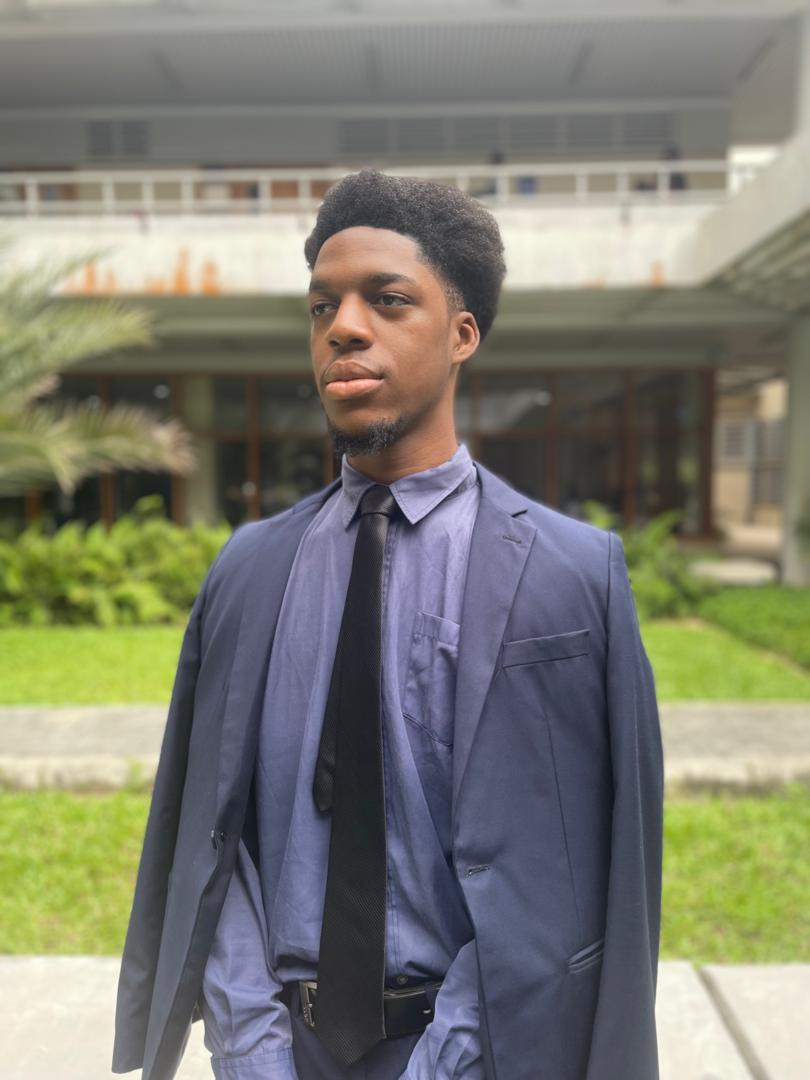
#> input picture Week_4/img/Clement.jpg, 810 x 1080 px
$ jupyter execute practice-5.ipynb
#> lines starting #> are read from the running program, lines starting #| are printed output that depends on the picture; after the words box and inside, x2 and y2 are one past the last pixel; in counts of white or black regions, pixels touching at a corner belong together
[cell 1]
import cv2
import numpy as np

[cell 2]
#Load the image
image = cv2.imread('img/Clement.jpg', cv2.IMREAD_GRAYSCALE)
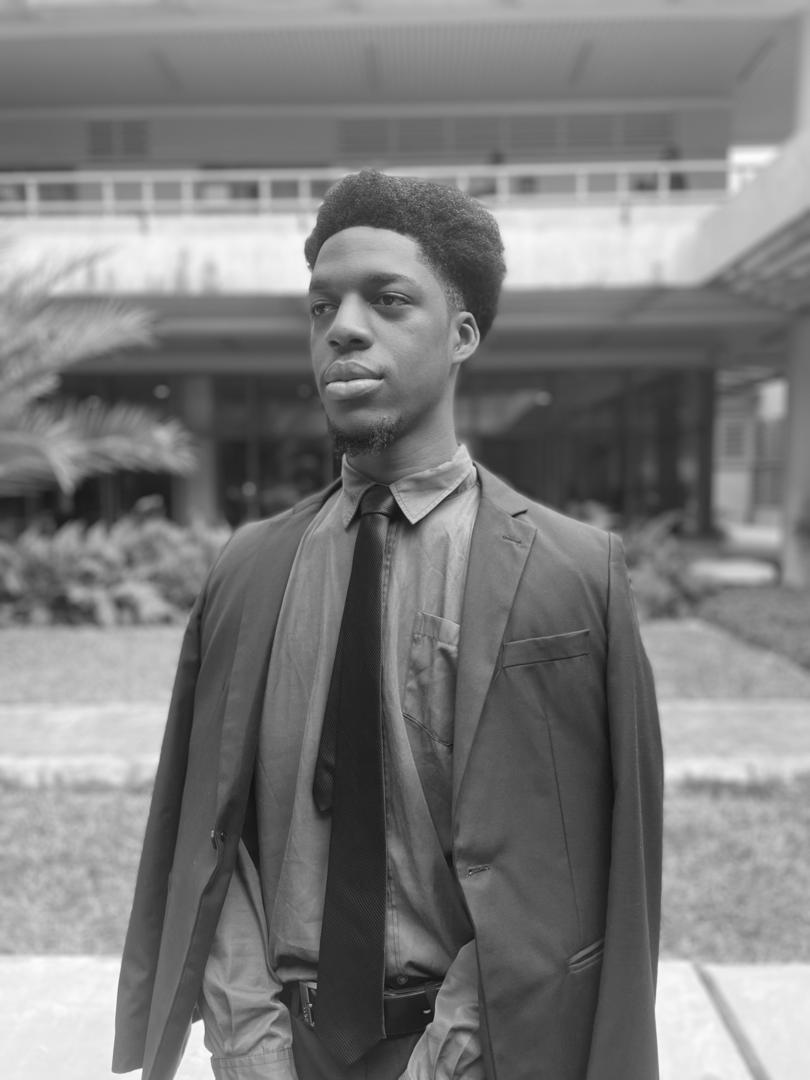
#> image: shape (1080, 810); min 13, max 255, mean 123.9

#Resize Images
image = cv2.resize(image, (400, 400))
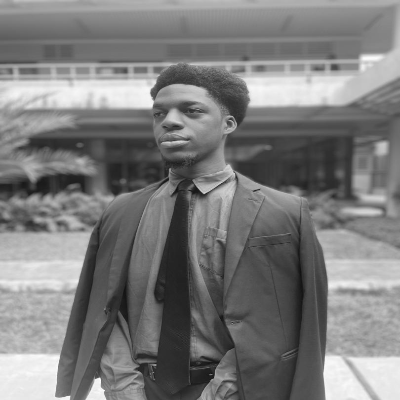
#> image: shape (400, 400); min 17, max 253, mean 123.8

#Apply Canny Edge detection
edges = cv2.Canny(image, 100, 200) #Adjust the threshold as needed
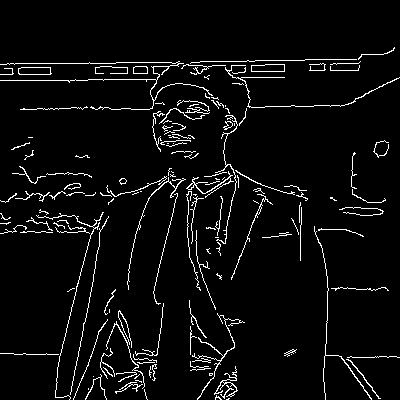
#> edges: shape (400, 400); 4.7% white in thin lines or dots, all inside (x1, y1, x2, y2) = (0, 47, 400, 400)

#Display the original image and the Prewitt Edges
cv2.imshow('Original', image)
cv2.imshow('Edges', edges)

#Wait for a key press and then close all windows
cv2.waitKey(0)
cv2.destroyAllWindows()

$ run again, with Week_4/img/Abdullah.jpg copied over Week_4/img/Clement.jpg
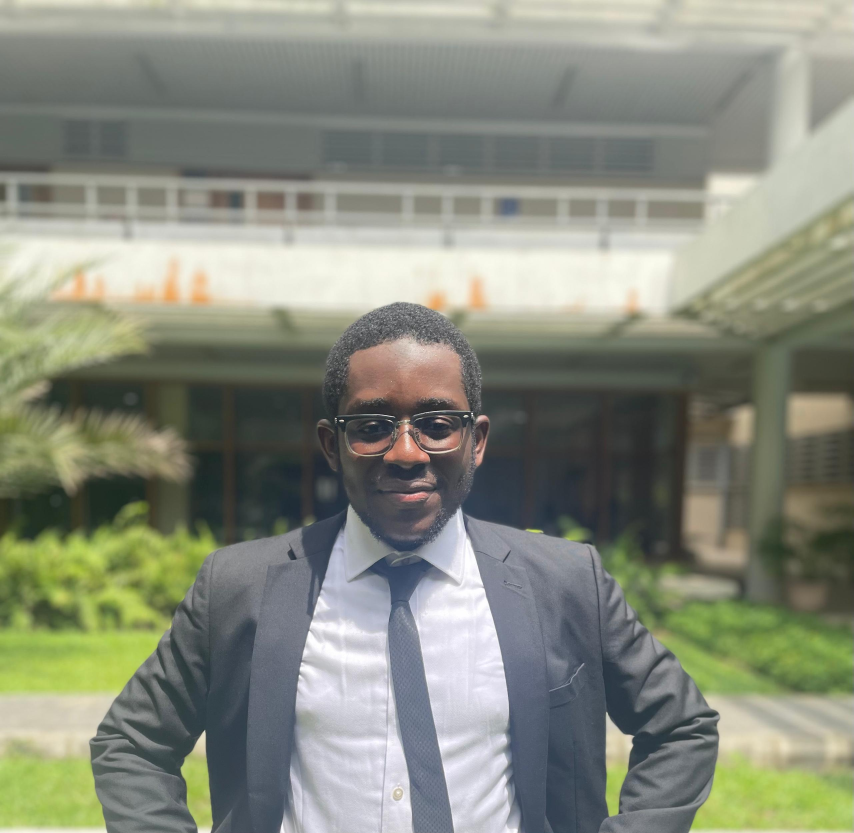
#> input picture Week_4/img/Abdullah.jpg, 2560 x 2499 px (shown at 1/3 size)
#> `image = cv2.resize(image, (400, 400))`:
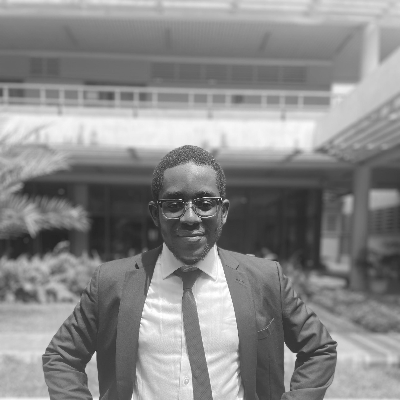
#> image: shape (400, 400); min 28, max 255, mean 136.1
#> `edges = cv2.Canny(image, 100, 200)`:
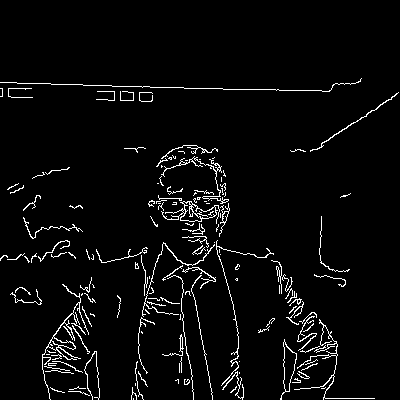
#> edges: shape (400, 400); 3.9% white in thin lines or dots, all inside (x1, y1, x2, y2) = (0, 78, 399, 400)

$ run again, with Week_4/img/Ada.jpg copied over Week_4/img/Clement.jpg
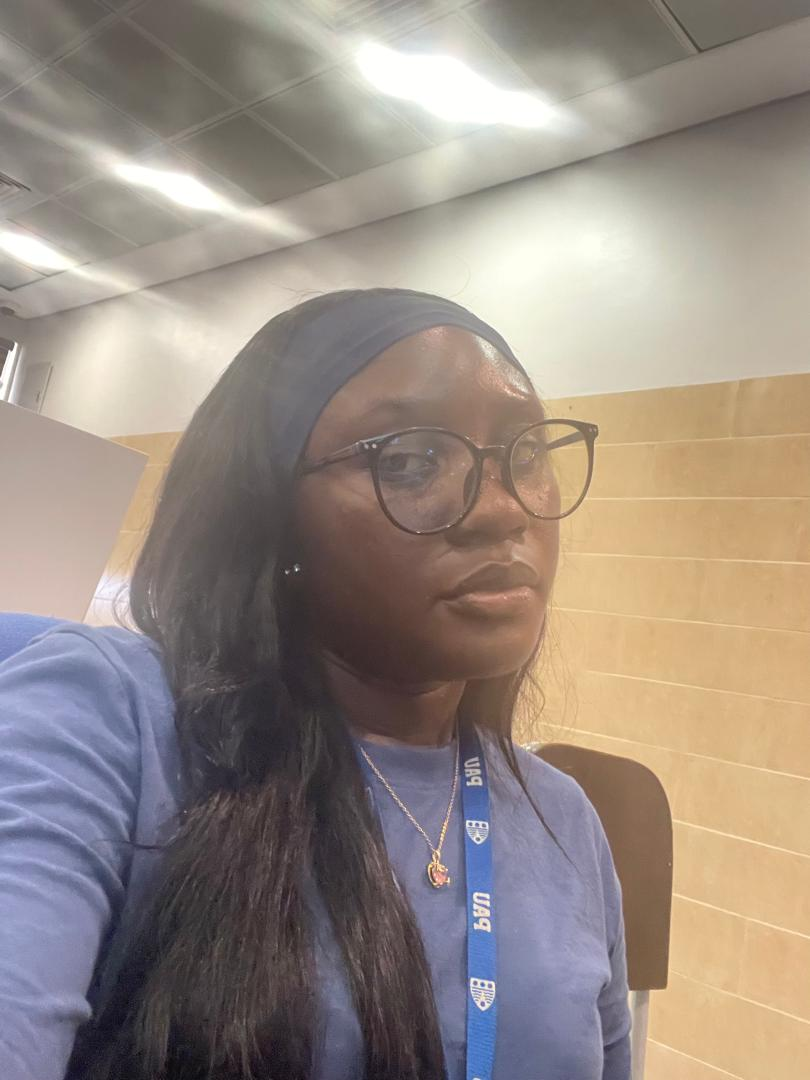
#> input picture Week_4/img/Ada.jpg, 810 x 1080 px
#> `image = cv2.resize(image, (400, 400))`:
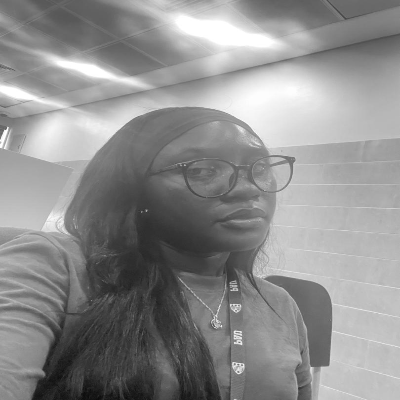
#> image: shape (400, 400); min 11, max 255, mean 142
#> `edges = cv2.Canny(image, 100, 200)`:
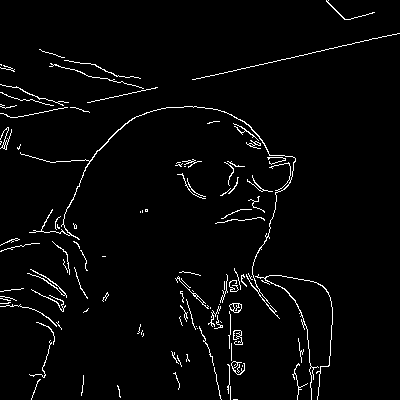
#> edges: shape (400, 400); 2.9% white in thin lines or dots

$ run again, with Week_4/img/Chima.jpg copied over Week_4/img/Clement.jpg
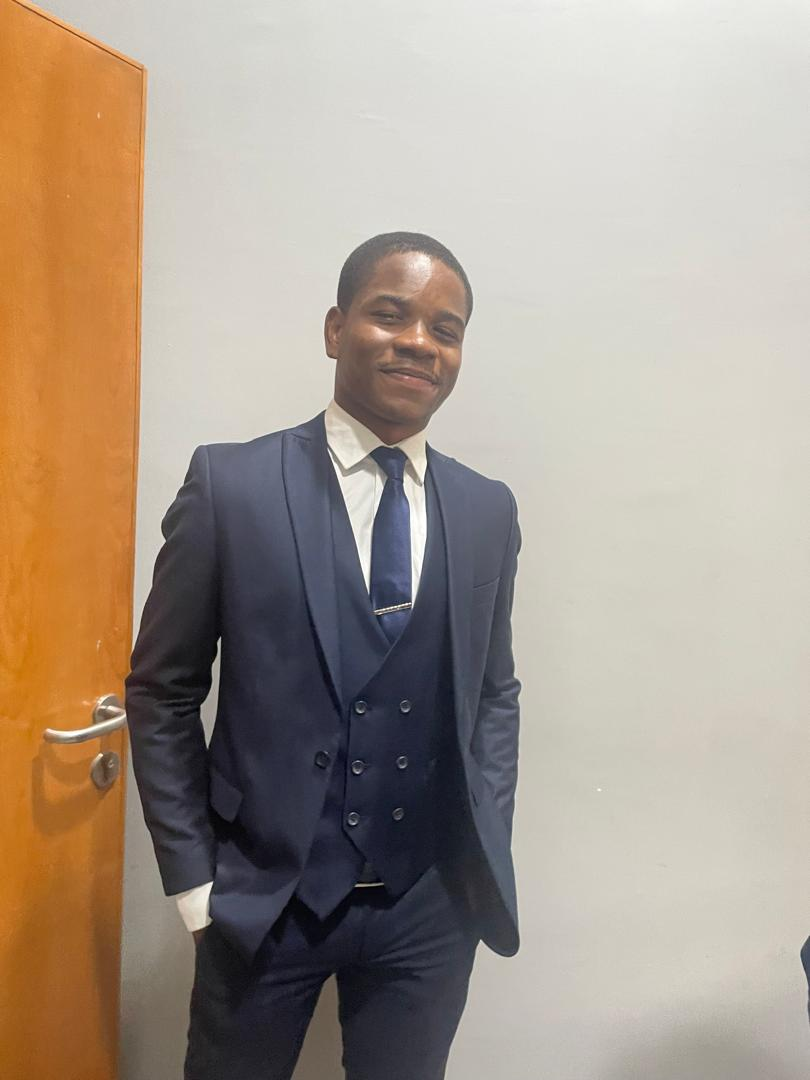
#> input picture Week_4/img/Chima.jpg, 810 x 1080 px
#> `image = cv2.resize(image, (400, 400))`:
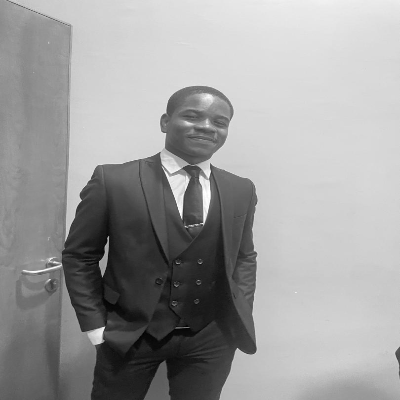
#> image: shape (400, 400); min 1, max 255, mean 156.8
#> `edges = cv2.Canny(image, 100, 200)`:
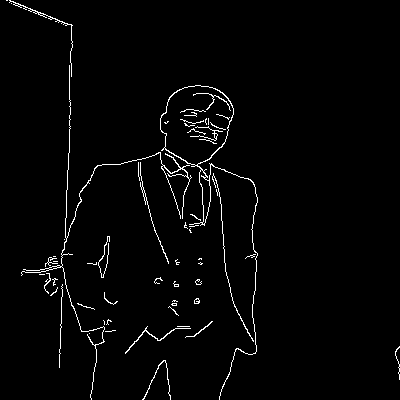
#> edges: shape (400, 400); 2.1% white in thin lines or dots
